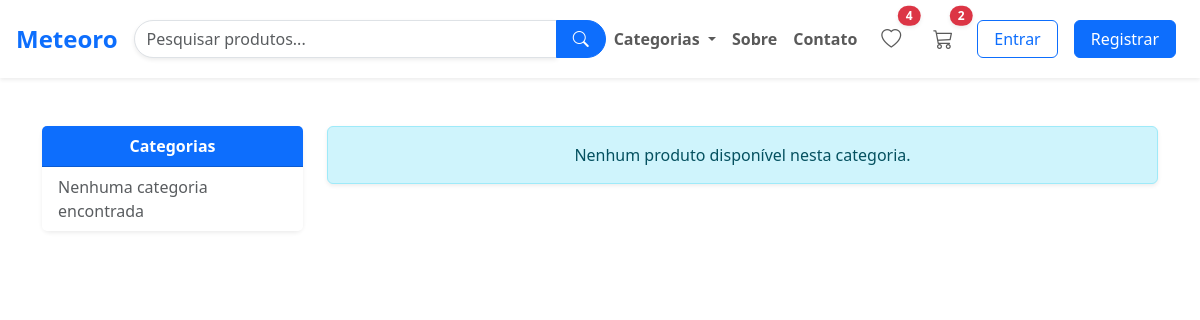
The page /category/CL/ on the database as committed earlier.
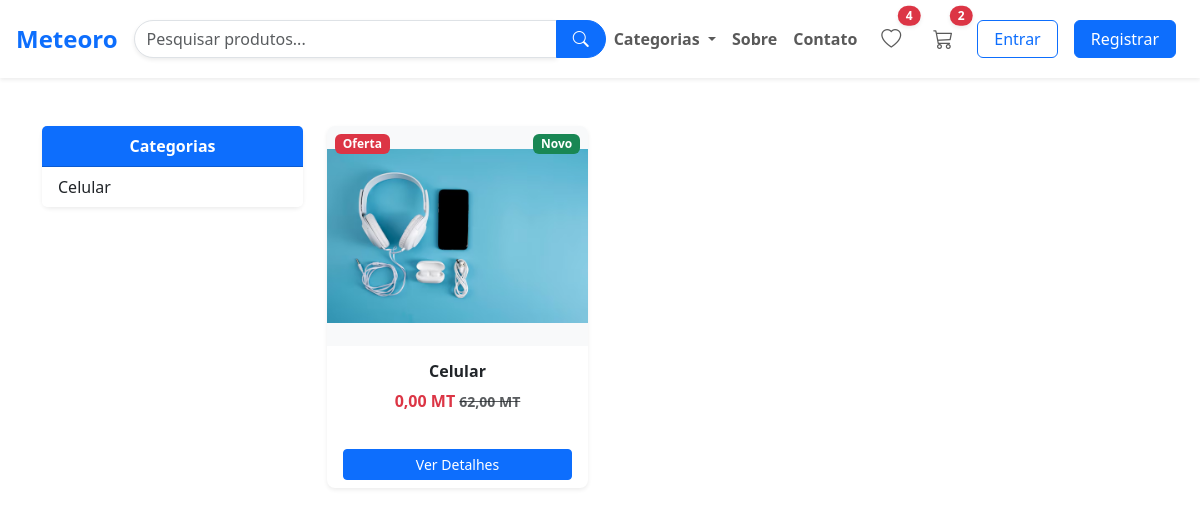
The same page on the database as committed later.
### meteoro/models.py (models this page shows, shortened)
class Product(models.Model):
    title = models.CharField("Título", max_length=100)
    selling_price = models.DecimalField("Preço Original", max_digits=10, decimal_places=2)
    discounted_price = models.DecimalField("Preço Promocional", max_digits=10, decimal_places=2)
    composition = models.TextField("Composição", blank=True, default='')
    description = models.TextField("Descrição", blank=True, default='')
    category = models.CharField("Categoria", choices=CATEGORY_CHOICES, max_length=2)
    product_image = models.ImageField("Imagem", upload_to='products/%Y/%m/%d')
    data_da_publicacao = models.DateTimeField("Data de Publicação", default=timezone.now)
    class Meta:
        ordering = ['-data_da_publicacao']
        verbose_name = "Produto"
        verbose_name_plural = "Produtos"

### meteoro/views.py (the view)
# urls.py: path('category/<slug:category_slug>/', views.category, name='category'),
def category(request, category_slug):
    products = Product.objects.filter(category=category_slug)
    titles = products.values("title")
    return render(
        request,
        "meteoro/category.html",
        {
            "products": products,
            "titles": titles,
            "selected_category": category_slug,
        },
    )

### meteoro/templatetags/currency_filters.py (called while the page is built)
@register.filter
def metical(value):
    try:
        value = float(value)
        return f"{value:,.2f} MT".replace(",", "X").replace(".", ",").replace("X", ".")
    except (ValueError, TypeError):
        return value

### templates/meteoro/category.html (shortened to what this page needs)
{% extends 'partials/base.html' %}
{% load static %}
{% load currency_filters %}
{% block content %}
<div class="container my-5">
    <div class="row">
        <aside class="col-lg-3 col-md-4 mb-4">
            <div class="card shadow-sm border-0 rounded-3">
                <div class="card-header bg-primary text-white fw-bold text-center">
                    Categorias
                </div>
                <div class="list-group list-group-flush">
                    {% for val in titles %}
                    <a href="{% url 'category_title' val.title %}"
                        class="list-group-item list-group-item-action {% if selected_category == val.title %}active{% endif %}">
                        {{ val.title }}
                    </a>
                    {% empty %}
                    <span class="list-group-item text-muted">Nenhuma categoria encontrada</span>
                    {% endfor %}
                </div>
            </div>
        </aside>
        <div class="col-lg-9 col-md-8">
    <div class="row g-4">
        {% for prod in products %}
        <div class="col-md-4 col-sm-6">
            <div class="card h-100 shadow-sm border-0 rounded-3 product-card position-relative overflow-hidden">
                {% if prod.discounted_price < prod.selling_price %}
                <span class="badge bg-danger position-absolute top-0 start-0 m-2">Oferta</span>
                {% endif %}
                {% if prod.data_da_publicacao|date:"U" > now|date:"U"|add:"-604800" %}
                <span class="badge bg-success position-absolute top-0 end-0 m-2">Novo</span>
                {% endif %}
                <a href="{% url 'product_detail' prod.pk %}" class="text-decoration-none text-dark">
                    <div class="overflow-hidden" style="height: 220px; display:flex; justify-content:center; align-items:center; background:#f8f9fa;">
                        {% if prod.product_image %}
                        <img src="{{ prod.product_image.url }}"
                             class="img-fluid h-100 product-img"
                             alt="{{ prod.title }}"
                             style="object-fit: contain; transition: transform 0.3s;">
                        {% endif %}
                    </div>
                    <div class="card-body text-center">
                        <h6 class="card-title fw-bold text-truncate" title="{{ prod.title }}">{{ prod.title }}</h6>
                        <p class="card-text mb-1 fw-bold text-danger">
                            {{ prod.discounted_price|metical }}
                            {% if prod.discounted_price < prod.selling_price %}
                            <small class="text-muted text-decoration-line-through">
                                {{ prod.selling_price|metical }}
                            </small>
                            {% endif %}
                        </p>
                    </div>
                </a>
                <div class="card-footer bg-transparent border-0 text-center">
                    <a href="{% url 'product_detail' prod.pk %}" class="btn btn-sm btn-primary w-100 mt-2">
                        Ver Detalhes
                    </a>
                </div>
            </div>
        </div>
        {% empty %}
        <div class="col-12">
            <div class="alert alert-info text-center shadow-sm">
                Nenhum produto disponível nesta categoria.
            </div>
        </div>
        {% endfor %}
    </div>
</div>
        {% endblock content %}

Rows that differ between the two databases and show on the page:
added Product: shows "Oferta", shows "Novo", product_image (picture), title "Celular", discounted_price|metical "0,00 MT", selling_price|metical "62,00 MT"
Other text that changed with them:
new list line: "Celular"
text no longer shown: "Nenhuma categoria encontrada Nenhum produto disponível nesta categoria."
